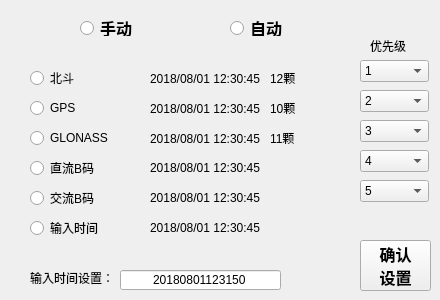
   <widget class="QWidget" name="tab_2">
    <attribute name="title">
     <string>时间源</string>
    </attribute>
    <widget class="QRadioButton" name="radioButton">
     <property name="geometry">
      <rect>
       <x>80</x>
       <y>20</y>
       <width>89</width>
       <height>16</height>
      </rect>
     </property>
     <property name="font">
      <font>
       <family>Aharoni</family>
       <pointsize>12</pointsize>
       <weight>75</weight>
       <bold>true</bold>
      </font>
     </property>
     <property name="text">
      <string>手动</string>
     </property>
    </widget>
    <widget class="QRadioButton" name="radioButton_2">
     <property name="geometry">
      <rect>
       <x>230</x>
       <y>20</y>
       <width>89</width>
       <height>16</height>
      </rect>
     </property>
     <property name="font">
      <font>
       <family>Aharoni</family>
       <pointsize>12</pointsize>
       <weight>75</weight>
       <bold>true</bold>
      </font>
     </property>
     <property name="text">
      <string>自动</string>
     </property>
    </widget>
    <widget class="QRadioButton" name="radioButton_3">
     <property name="geometry">
      <rect>
       <x>30</x>
       <y>70</y>
       <width>89</width>
       <height>16</height>
      </rect>
     </property>
     <property name="text">
      <string>北斗</string>
     </property>
    </widget>
    <widget class="QRadioButton" name="radioButton_4">
     <property name="geometry">
      <rect>
       <x>30</x>
       <y>160</y>
       <width>89</width>
       <height>16</height>
      </rect>
     </property>
     <property name="text">
      <string>直流B码</string>
     </property>
    </widget>
    <widget class="QRadioButton" name="radioButton_5">
     <property name="geometry">
      <rect>
       <x>30</x>
       <y>100</y>
       <width>89</width>
       <height>16</height>
      </rect>
     </property>
     <property name="text">
      <string>GPS</string>
     </property>
    </widget>
    <widget class="QRadioButton" name="radioButton_6">
     <property name="geometry">
      <rect>
       <x>30</x>
       <y>190</y>
       <width>89</width>
       <height>16</height>
      </rect>
     </property>
     <property name="text">
      <string>交流B码</string>
     </property>
    </widget>
    <widget class="QRadioButton" name="radioButton_7">
     <property name="geometry">
      <rect>
       <x>30</x>
       <y>130</y>
       <width>89</width>
       <height>16</height>
      </rect>
     </property>
     <property name="text">
      <string>GLONASS</string>
     </property>
    </widget>
    <widget class="QRadioButton" name="radioButton_8">
     <property name="geometry">
      <rect>
       <x>30</x>
       <y>220</y>
       <width>89</width>
       <height>16</height>
      </rect>
     </property>
     <property name="text">
      <string>输入时间</string>
     </property>
    </widget>
    <widget class="QLabel" name="label_16">
     <property name="geometry">
      <rect>
       <x>150</x>
       <y>70</y>
       <width>161</width>
       <height>16</height>
      </rect>
     </property>
     <property name="text">
      <string>2018/08/01 12:30:45   12颗</string>
     </property>
    </widget>
    <widget class="QLabel" name="label_17">
     <property name="geometry">
      <rect>
       <x>150</x>
       <y>100</y>
       <width>161</width>
       <height>16</height>
      </rect>
     </property>
     <property name="text">
      <string>2018/08/01 12:30:45   10颗</string>
     </property>
    </widget>
    <widget class="QLabel" name="label_18">
     <property name="geometry">
      <rect>
       <x>150</x>
       <y>130</y>
       <width>161</width>
       <height>16</height>
      </rect>
     </property>
     <property name="text">
      <string>2018/08/01 12:30:45   11颗</string>
     </property>
    </widget>
    <widget class="QLabel" name="label_19">
     <property name="geometry">
      <rect>
       <x>150</x>
       <y>160</y>
       <width>131</width>
       <height>16</height>
      </rect>
     </property>
     <property name="text">
      <string>2018/08/01 12:30:45</string>
     </property>
    </widget>
    <widget class="QLabel" name="label_20">
     <property name="geometry">
      <rect>
       <x>150</x>
       <y>190</y>
       <width>131</width>
       <height>16</height>
      </rect>
     </property>
     <property name="text">
      <string>2018/08/01 12:30:45</string>
     </property>
    </widget>
    <widget class="QLabel" name="label_21">
     <property name="geometry">
      <rect>
       <x>150</x>
       <y>220</y>
       <width>131</width>
       <height>16</height>
      </rect>
     </property>
     <property name="text">
      <string>2018/08/01 12:30:45</string>
     </property>
    </widget>
    <widget class="QLabel" name="label_22">
     <property name="geometry">
      <rect>
       <x>370</x>
       <y>40</y>
       <width>54</width>
       <height>12</height>
      </rect>
     </property>
     <property name="text">
      <string>优先级</string>
     </property>
    </widget>
    <widget class="QComboBox" name="comboBox_7">
     <property name="geometry">
      <rect>
       <x>360</x>
       <y>60</y>
       <width>69</width>
       <height>22</height>
      </rect>
     </property>
     <item>
      <property name="text">
       <string>1</string>
      </property>
     </item>
    </widget>
    <widget class="QComboBox" name="comboBox_8">
     <property name="geometry">
      <rect>
       <x>360</x>
       <y>90</y>
       <width>69</width>
       <height>22</height>
      </rect>
     </property>
     <item>
      <property name="text">
       <string>2</string>
      </property>
     </item>
    </widget>
    <widget class="QComboBox" name="comboBox_9">
     <property name="geometry">
      <rect>
       <x>360</x>
       <y>120</y>
       <width>69</width>
       <height>22</height>
      </rect>
     </property>
     <item>
      <property name="text">
       <string>3</string>
      </property>
     </item>
    </widget>
    <widget class="QComboBox" name="comboBox_10">
     <property name="geometry">
      <rect>
       <x>360</x>
       <y>150</y>
       <width>69</width>
       <height>22</height>
      </rect>
     </property>
     <item>
      <property name="text">
       <string>4</string>
      </property>
     </item>
    </widget>
    <widget class="QComboBox" name="comboBox_11">
     <property name="geometry">
      <rect>
       <x>360</x>
       <y>180</y>
       <width>69</width>
       <height>22</height>
      </rect>
     </property>
     <item>
      <property name="text">
       <string>5</string>
      </property>
     </item>
    </widget>
    <widget class="QLabel" name="label_23">
     <property name="geometry">
      <rect>
       <x>30</x>
       <y>270</y>
       <width>121</width>
       <height>16</height>
      </rect>
     </property>
     <property name="text">
      <string>输入时间设置：</string>
     </property>
    </widget>
    <widget class="QLineEdit" name="lineEdit">
     <property name="geometry">
      <rect>
       <x>120</x>
       <y>270</y>
       <width>161</width>
       <height>20</height>
      </rect>
     </property>
     <property name="text">
      <string>20180801123150</string>
     </property>
     <property name="alignment">
      <set>Qt::AlignCenter</set>
     </property>
    </widget>
    <widget class="QPushButton" name="pushButton_3">
     <property name="geometry">
      <rect>
       <x>360</x>
       <y>240</y>
       <width>71</width>
       <height>51</height>
      </rect>
     </property>
     <property name="font">
      <font>
       <family>Aharoni</family>
       <pointsize>12</pointsize>
       <weight>75</weight>
       <bold>true</bold>
      </font>
     </property>
     <property name="text">
      <string>确认
设置</string>
     </property>
    </widget>
   </widget>
